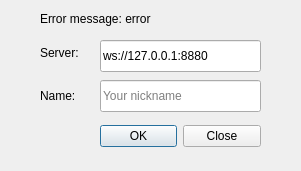
<?xml version="1.0" encoding="UTF-8"?>
<ui version="4.0">
 <class>AuthDialog</class>
 <widget class="QDialog" name="AuthDialog">
  <property name="geometry">
   <rect>
    <x>0</x>
    <y>0</y>
    <width>301</width>
    <height>171</height>
   </rect>
  </property>
  <property name="windowTitle">
   <string>Auth</string>
  </property>
  <property name="windowIcon">
   <iconset resource="../Static/static.qrc">
    <normaloff>:/icon/svg-flat.svg</normaloff>:/icon/svg-flat.svg</iconset>
  </property>
  <widget class="QDialogButtonBox" name="buttonBox">
   <property name="geometry">
    <rect>
     <x>100</x>
     <y>120</y>
     <width>161</width>
     <height>32</height>
    </rect>
   </property>
   <property name="orientation">
    <enum>Qt::Horizontal</enum>
   </property>
   <property name="standardButtons">
    <set>QDialogButtonBox::Close|QDialogButtonBox::Ok</set>
   </property>
  </widget>
  <widget class="QLabel" name="label_2">
   <property name="geometry">
    <rect>
     <x>40</x>
     <y>80</y>
     <width>58</width>
     <height>31</height>
    </rect>
   </property>
   <property name="text">
    <string>Name:</string>
   </property>
  </widget>
  <widget class="QLabel" name="label_3">
   <property name="geometry">
    <rect>
     <x>40</x>
     <y>37</y>
     <width>58</width>
     <height>31</height>
    </rect>
   </property>
   <property name="text">
    <string>Server:</string>
   </property>
  </widget>
  <widget class="QLineEdit" name="address">
   <property name="geometry">
    <rect>
     <x>100</x>
     <y>40</y>
     <width>161</width>
     <height>32</height>
    </rect>
   </property>
   <property name="text">
    <string>ws://127.0.0.1:8880</string>
   </property>
   <property name="placeholderText">
    <string>WebSocket server</string>
   </property>
  </widget>
  <widget class="QLineEdit" name="name">
   <property name="geometry">
    <rect>
     <x>100</x>
     <y>80</y>
     <width>161</width>
     <height>32</height>
    </rect>
   </property>
   <property name="placeholderText">
    <string>Your nickname</string>
   </property>
  </widget>
  <widget class="QLabel" name="error">
   <property name="enabled">
    <bool>true</bool>
   </property>
   <property name="geometry">
    <rect>
     <x>40</x>
     <y>10</y>
     <width>221</width>
     <height>18</height>
    </rect>
   </property>
   <property name="mouseTracking">
    <bool>false</bool>
   </property>
   <property name="text">
    <string>Error message: error</string>
   </property>
  </widget>
 </widget>
 <resources>
  <include location="../Static/static.qrc"/>
 </resources>
 <connections>
  <connection>
   <sender>buttonBox</sender>
   <signal>accepted()</signal>
   <receiver>AuthDialog</receiver>
   <slot>accept()</slot>
   <hints>
    <hint type="sourcelabel">
     <x>248</x>
     <y>254</y>
    </hint>
    <hint type="destinationlabel">
     <x>157</x>
     <y>274</y>
    </hint>
   </hints>
  </connection>
  <connection>
   <sender>buttonBox</sender>
   <signal>rejected()</signal>
   <receiver>AuthDialog</receiver>
   <slot>reject()</slot>
   <hints>
    <hint type="sourcelabel">
     <x>316</x>
     <y>260</y>
    </hint>
    <hint type="destinationlabel">
     <x>286</x>
     <y>274</y>
    </hint>
   </hints>
  </connection>
 </connections>
</ui>
